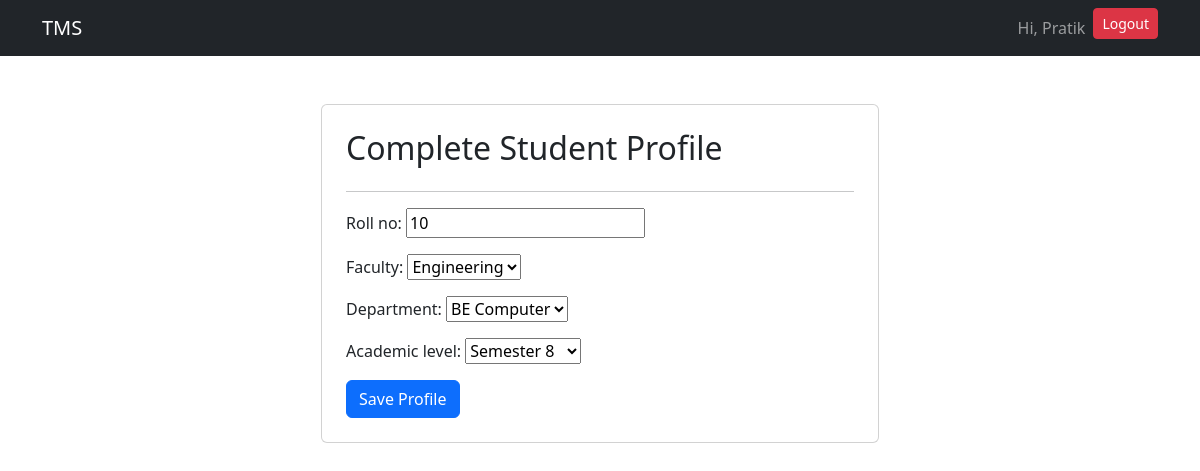
Screenshot of /student/profile/ (signed in) with the database file from the repository.
### users/models.py (models this page shows, shortened)
class User(AbstractUser):
    username = models.CharField(max_length=100, unique=True)
    email = models.EmailField(unique=True)
    role = models.CharField(max_length=10, choices=ROLE_CHOICES)
    USERNAME_FIELD = "email"
    REQUIRED_FIELDS = ["username"]

class Student(models.Model):
    user = models.OneToOneField(User, on_delete=models.CASCADE)
    full_name = models.CharField(max_length=150)
    roll_no = models.PositiveIntegerField(null=True, blank=True)
    department = models.ForeignKey(Department, on_delete=models.CASCADE, null=True, blank=True)
    faculty = models.ForeignKey(Faculty, on_delete=models.CASCADE, null=True, blank=True)
    academic_level = models.ForeignKey(AcademicLevel, on_delete=models.CASCADE, null=True, blank=True)

### users/views.py (the view, shortened to what this page needs)
# urls.py: path('student/profile/', complete_student_profile, name='complete_student_profile'),
@login_required
def complete_student_profile(request):
    student = Student.objects.get(
        user=request.user
    )
    form = StudentProfileForm(
        instance=student
    )
    context = {
        'form': form
    }
    return render(
        request,
        'student/complete_profile.html',
        context
    )

### users/forms.py
class StudentProfileForm(forms.ModelForm):
    class Meta:
        model = Student
        fields = [
            'roll_no',
            'faculty',
            'department',
            'academic_level'
        ]

### academics/models.py (called while the page is built)
    def __str__(self):
        return self.name

    def __str__(self):
        return self.name

    def __str__(self):
        return f"{self.course_type.name} {self.level_no}"

### users/templates/student/complete_profile.html (shortened to what this page needs)
{% extends "base.html" %}
{% block start %}
<div class="col-6 mx-auto card p-4 mt-5">
    <h2>
        Complete Student Profile
    </h2>
    <hr>
    <form method="POST">
        {{ form.as_p }}
        <button
            type="submit"
            class="btn btn-primary"
        >
            Save Profile
        </button>
    </form>
</div>
{% endblock %}

### users/templates/base.html (shortened to what this page needs)
<!DOCTYPE html>
<html lang="en">
<head>
    <link href="https://cdn.jsdelivr.net/npm/bootstrap@5.3.8/dist/css/bootstrap.min.css" rel="stylesheet">
</head>
<body>
    <nav class="navbar navbar-expand-lg navbar-dark bg-dark">
        <div class="container">
            <a class="navbar-brand" href="/">TMS</a>
            <div class="collapse navbar-collapse" id="navbarNav"
            >
                <ul class="navbar-nav ms-auto">
                    {% if request.user.is_authenticated %}
                    <li class="nav-item">
                        <span class="nav-link">Hi, {{ request.user.first_name }}</span>
                    </li>
                    <li class="nav-item">
                        <a href="/logout/" class="btn btn-danger btn-sm">Logout</a>
                    </li>
                    {% endif %}
                </ul>
            </div>
        </div>
    </nav>
    <div class="container mt-4">
        {% block start %}
        {% endblock %}
    </div>
</body>
</html>

### rows the page displays
User: user.first_name "Pratik"
Student: roll_no "10", faculty "Engineering", department "BE Computer", academic_level "Semester 8"
